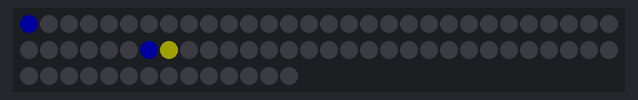
The sketch below on a simulated ATtiny85, built with avr-gcc and run on an emulated ATtiny85. Parts: 74 RGB LEDs in strip order, left to right, continuing on the next row. Dim RGB values are drawn brighter than linear.

Above: at 0.16 s.
At 9.57 s:
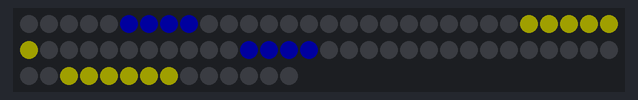
At 19.78 s:
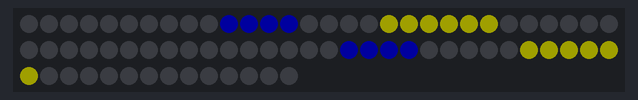
At 39.33 s:
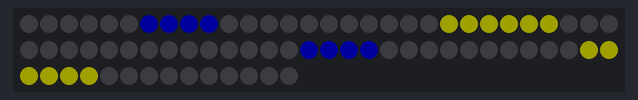

The sketch:

idle.ino
```cpp
#include <Adafruit_DotStar.h>

#include <SPI.h>

struct struct_color {
  uint32_t color1;
  uint32_t color2;
  uint32_t color3;
  uint32_t color4;
};

uint32_t red = 0x0000FF00;
uint32_t orange = 0x0080FF00;  // 'On' color 00(G)(R)(B)
uint32_t yellow = 0x00202000;
uint32_t green = 0x00FF0000;
uint32_t blue = 0x00000020;
uint32_t purple = 0x000080FF;
uint32_t pink = 0x000FFF07;

struct_color color = {blue, yellow, blue, yellow};

#define NUMPIXELS 74
#define LONG 22
#define SHORT 15
#define LENGTHs 4
#define LENGTHl 6
#define RANDOM 2

#define DATAPIN    11
#define CLOCKPIN   13
Adafruit_DotStar strip = Adafruit_DotStar(
  NUMPIXELS, DATAPIN, CLOCKPIN, DOTSTAR_BRG);

void setup() {

#if defined(__AVR_ATtiny85__) && (F_CPU == 16000000L)
  clock_prescale_set(clock_div_1);
#endif

  strip.begin();
  strip.show();
}

int      SPEED = 15, head, tail, temp = 0, head2 = head + 1, tail2 = head2 + LENGTHl,
temp2 = 0, head3 = SHORT + LONG, tail3 = head3 - LENGTHs, temp3 = 0, head4 = head3 + 1, tail4 = head4 + LENGTHl, temp4 = 0;

float  headfloat = 0;

void loop() {

  if(head >= tail){
  (headfloat = headfloat + 0.04);
  head = (int) (headfloat * SHORT);
  head2 = (int) ((1 - headfloat) * LONG + SHORT + 1);
  head3 = (int) (headfloat * SHORT + SHORT + LONG - 1);
  head4 = (int) ((1 - headfloat) * LONG + 2 * SHORT + LONG + 1);
  tail = head - LENGTHs;
  tail2 = head2 + LENGTHl;
  tail3 = head3 - LENGTHs;
  tail4 = head4 + LENGTHl;
  }

  else{
  (headfloat = headfloat - 0.04);
  head = (int) (headfloat * SHORT);
  head2 = (int) ((1 - headfloat) * LONG + SHORT - 1);
  head3 = (int) (headfloat * SHORT + SHORT + LONG + 1);
  head4 = (int) ((1 - headfloat) * LONG + 2 * SHORT + LONG - 1);
  tail = head + LENGTHs;
  tail2 = head2 - LENGTHl;
  tail3 = head3 + LENGTHs;
  tail4 = head4 - LENGTHl;
  }

  if(headfloat >= 1) {
    (temp = head);
    (head = tail);
    (tail = temp);
    headfloat = 1 - ((float) LENGTHs/(float) SHORT);
  }

  if(headfloat <= 0) {
    (temp = head);
    (head = tail);
    (tail = temp);
    headfloat = (float) LENGTHs/(float) SHORT;
  }

  if((color.color1 >>= 0) == 0)
      color.color1 = 0xFFFF00;

  if((color.color1 >>= 0) == 0)
      color.color1 = 0xFF0000;

  if((color.color1 >>= 0) == 0)
      color.color1 = 0xFF0000;

  if((color.color1 >>= 0) == 0)
      color.color1 = 0xFF0000;

  strip.setPixelColor(head, color.color1);
  strip.setPixelColor(tail, 0);
  strip.setPixelColor(head3, color.color3);
  strip.setPixelColor(tail3, 0);
  strip.setPixelColor(head2, color.color2);
  strip.setPixelColor(tail2, 0);
  strip.setPixelColor(head4, color.color4);
  strip.setPixelColor(tail4, 0);
  strip.show();
  delay(SPEED);

}
```
